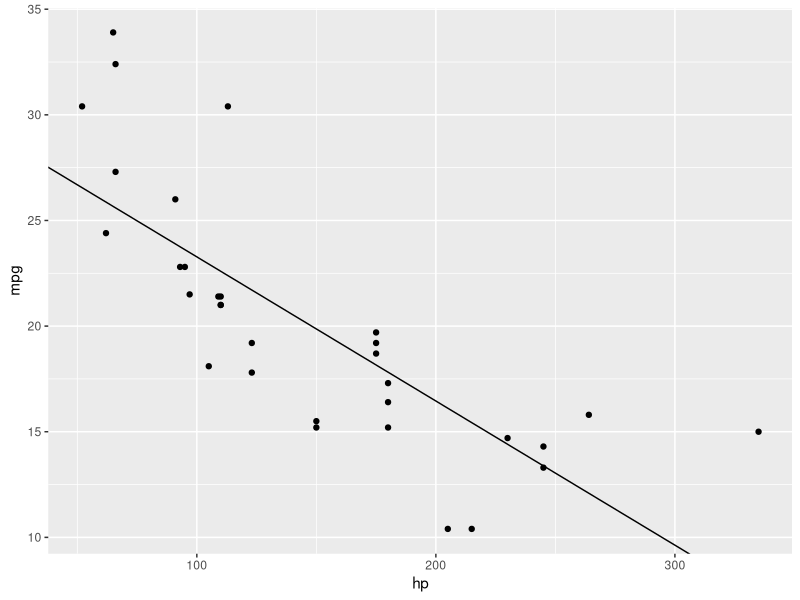
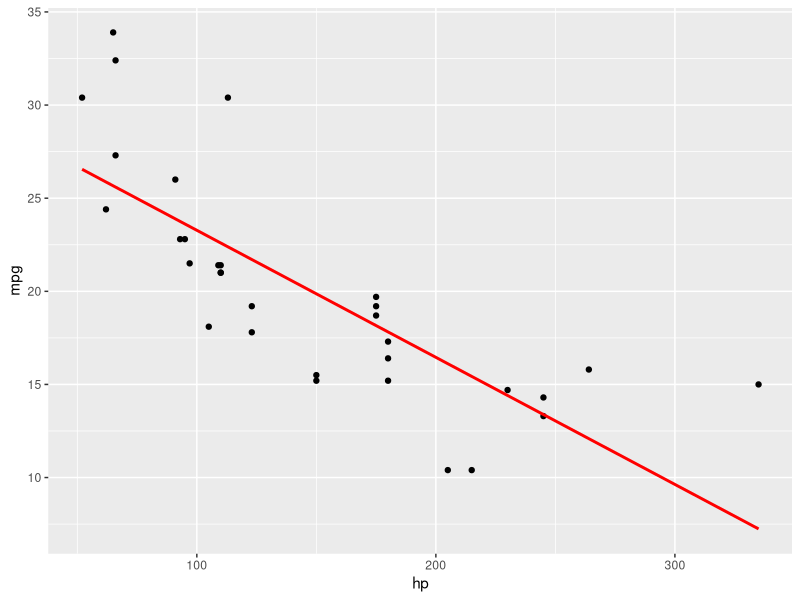
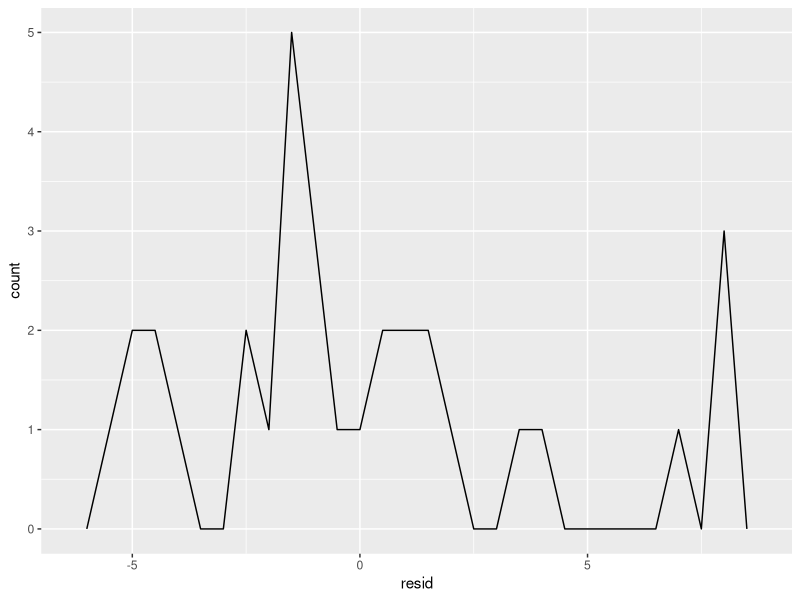

These figures' R source, in order:
# cop2073c-pe11Solve.R
# D. Singletary
# 10/26/24
# Use the tidyverse, modelr, and base R functions to analyze a dataset

# install.packages('tidyverse') # uncomment if required
# install.packages('modelr') # uncomment if required
library(tidyverse)
library(modelr)

# 1. create tibble from mtcars hp and mpg columns
t <- tibble(mtcars$hp,mtcars$mpg)
colnames(t) <- c("hp","mpg")

# 2. use lm to determine coefficients of linear relationship
tm <- lm(mpg ~ hp, t)

# 3. print coefficients
cat('coef:', coef(tm), '\n')

# 4. plot points and fitted line using coefficients
ggplot(t, aes(x=hp,y=mpg)) +
  geom_abline(
    aes(intercept = 30.09886, slope = -0.06823)) +
  geom_point()

# 5. create a data grid
t_grid <- t %>% data_grid(hp)

# 6. add predictions and plot
t_gridp <- t_grid %>% add_predictions(tm)
ggplot(t, aes(hp)) +
  geom_point(aes(y = mpg)) +
  geom_line(aes(y = pred), data = t_gridp, colour = "red", size = 1)

# 7. residuals
t_r <- t %>% add_residuals(tm)
print('residuals:')
print(t_r)

# 8. frequency polygon
ggplot(t_r, aes(resid)) + geom_freqpoly(binwidth = 0.5)

# Anaylsis:
# This program analyzes the relationship between horsepower (hp) and miles per 
# gallon (mpg) in the mtcars dataset using linear regression. The linear model 
# fitted with lm reveals a negative relationship between horsepower and fuel 
# efficiency, as the coefficients indicate that mpg decreases as hp increases. 
# The fitted line, plotted alongside the data points, visually confirms this 
# trend. A second plot, showing predicted mpg values based on the data grid, 
# aligns closely with the regression line, illustrating that the trend continues 
# in the predicted values. The residuals plot (showing the differences between 
# observed and predicted mpg values) suggests that most predictions are close 
# to the actual values, though some variation exists, indicating that while 
# the model captures the general trend, it may not explain all the variability
# in mpg.
